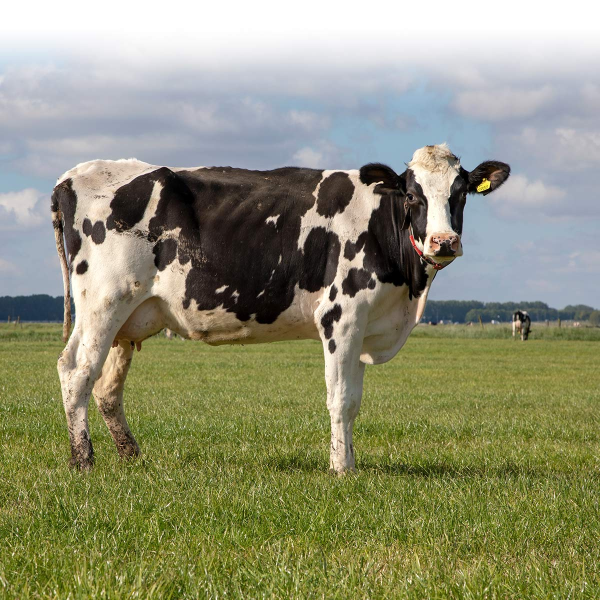
#> input picture data/bg.jpg, 1200 x 1200 px (shown at 1/2 size)
$ jupyter execute --allow-errors hog.ipynb
#> lines starting #> are read from the running program, lines starting #| are printed output that depends on the picture
# Object Detection using Histogram of Oriented Gradients (HOG) and Template Matching with Multi-scale Sliding Window

## Initializations

[cell 1]
# Importing the required libraries
import cv2 as cv

# Visualization purposes
import matplotlib.pyplot as plt

# Only for arctan and degrees
import math

[cell 2]
# Reading the image
img = cv.imread('./data/transparent.jpg')
#> (the rest of this cell did not finish here and is left out)

[cell 3]
# Converting the image to grayscale from scratch
def rgb2gray(img):
    return 0.2989*img[:,:,0] + 0.5870*img[:,:,1] + 0.1140*img[:,:,2]

#> (a cell that did not finish here is left out)

[cell 5]
PI = 3.14159265358979323846

def gaussian_blur(input_img, kernel_size, sigma):
    # Create kernel
#> called with kernel_size = 9, sigma = 2
    kernel = [[0 for i in range(kernel_size)] for j in range(kernel_size)]
    for i in range(kernel_size):
        for j in range(kernel_size):
            kernel[i][j] = 1/(2*PI*sigma**2)*math.exp(-((i-kernel_size//2)**2+(j-kernel_size//2)**2)/(2*sigma**2))

    output = input_img.copy()
    # # Padding the image with 0s according to kernel size
    padding = [[0 for i in range(input_img.shape[1]+kernel_size-1)] for j in range(input_img.shape[0]+kernel_size-1)]

    for i in range(len(input_img)):
        for j in range(len(input_img[i])):
            padding[i+1][j+1] = input_img[i][j]

    for i in range(len(input_img)):
        for j in range(len(input_img[i])):
            for k in range(len(kernel)):
                for l in range(len(kernel[k])):
                    output[i][j] = int(output[i][j] + kernel[k][l]*padding[i+k][j+l])

    return  output

#> (a cell that did not finish here is left out)

[cell 7]
# Resizing the image
def resize(img, height, width):
    img2 = img.copy()[0:height,0:width,]

    mody = math.floor(img.shape[0] / height)
    modx = math.floor(img.shape[1] / width)

    # Mod
    y = 0
    x = 0

    for i in range(img.shape[0]):
        if (i % mody == 0):
            for j in range(img.shape[1]):
                if (j % modx == 0 and y<height and x<width):
                    img2[y][x] = img[i][j]
                    x += 1
            x = 0
            y += 1

    return img2

#> (a cell that did not finish here is left out)

#> (a cell that did not finish here is left out)

#> (a cell that did not finish here is left out)

## Histogram of Oriented Gradients (HOG)

### Gradient Calculation

[cell 11]
# Square root function
def sqrt(x):
    return x**(1/2)

[cell 12]
# Angle function
def angle(x, y):
    # Handling the case when x is 0
    if x == 0:
        return math.degrees(0.0)
    return math.degrees(abs(math.atan2(x, y)))

[cell 13]
# Compute magnitude and orientation of gradients
def compute_gradient(img):
    magnitude = []
    orientation = []

    for i in range(1, len(img)-1):
        magnitude_row = []
        orientation_row = []
        for j in range(1, len(img[i])-1):
            # Gradient in x-direction
            gx = img[i+1][j] - img[i-1][j]
            # Gradient in y-direction
            gy = img[i][j+1] - img[i][j-1]
            magnitude_row.append(sqrt(gx**2 + gy**2))
            orientation_row.append(angle(gx, gy))
        magnitude.append(magnitude_row)
        orientation.append(orientation_row)

    return magnitude, orientation

#> (a cell that did not finish here is left out)

### Orientation Binning

[cell 15]
# Computing the histogram
def compute_histogram(orientation, magnitude, cell_size):
    histogram = []
    for i in range(0, len(orientation), cell_size):
        histogram_row = []
        for j in range(0, len(orientation[i]), cell_size):
            histogram_cell = [0]*9
            for k in range(i, i+cell_size):
                if k >= len(orientation):
                    continue
                for l in range(j, j+cell_size):
                    if l >= len(orientation[k]):
                        continue
                    # print(k, l)
                    if orientation[k][l] >= 0 and orientation[k][l] < 20:
                        histogram_cell[0] += magnitude[k][l]
                    elif orientation[k][l] >= 20 and orientation[k][l] < 40:
                        histogram_cell[1] += magnitude[k][l]
                    elif orientation[k][l] >= 40 and orientation[k][l] < 60:
                        histogram_cell[2] += magnitude[k][l]
                    elif orientation[k][l] >= 60 and orientation[k][l] < 80:
                        histogram_cell[3] += magnitude[k][l]
                    elif orientation[k][l] >= 80 and orientation[k][l] < 100:
                        histogram_cell[4] += magnitude[k][l]
                    elif orientation[k][l] >= 100 and orientation[k][l] < 120:
                        histogram_cell[5] += magnitude[k][l]
                    elif orientation[k][l] >= 120 and orientation[k][l] < 140:
                        histogram_cell[6] += magnitude[k][l]
                    elif orientation[k][l] >= 140 and orientation[k][l] < 160:
                        histogram_cell[7] += magnitude[k][l]
                    elif orientation[k][l] >= 160 and orientation[k][l] < 180:
                        histogram_cell[8] += magnitude[k][l]
            histogram_row.append(histogram_cell)
        histogram.append(histogram_row)
    return histogram

#> (a cell that did not finish here is left out)

#> (a cell that did not finish here is left out)

### HOG Feature Vector

[cell 18]
epsilon = 1e-05

def hog_feature_vector(histogram):
    feature_vectors = []
    for i in range(0, len(histogram) - 1, 1):
        temp = []
        for j in range(0, len(histogram[0]) - 1, 1):
            values = [[histogram[i][x] for x in range(j, j+2)] for i in range(i, i+2)]
            final_vector = []
            for k in values:
                for l in k:
                    for m in l:
                        final_vector.append(m)
            k = round(sqrt(sum([pow(x, 2) for x in final_vector])), 9)
            final_vector = [round(x/(k + epsilon), 9) for x in final_vector]
            temp.append(final_vector)
        feature_vectors.append(temp)
    return feature_vectors

#> (a cell that did not finish here is left out)

#> (a cell that did not finish here is left out)

## Extracting HOG Features from Images

[cell 21]
# Simplified HOG feature extraction
def hog_feature_extraction(img):
    img = rgb2gray(img)
    img = gaussian_blur(img, 9, 2)
    img = resize(img, 128, 64)
    magnitude, orientation = compute_gradient(img)
    histogram = compute_histogram(orientation, magnitude, 8)
    feature_vectors = hog_feature_vector(histogram)
    return feature_vectors

## Testing the HOG Feature Vector on a Sample Image

[cell 22]
original_input = cv.imread('./data/bg.jpg')
#> original_input is the input picture: shape (1200, 1200, 3); mean B, G, R 117.8, 145.7, 144.6

plt.imshow(original_input[:,:,::-1])
plt.show()

[cell 23]
# Rotate the image 180 degrees (only for this testing purpose)
def rotate180(img):
    img2 = img.copy()

    # Rotating the image on vertical axis
    for i in range(len(img)):
        for j in range(len(img[i])):
            img2[i][len(img[i])-j-1] = img[i][j]
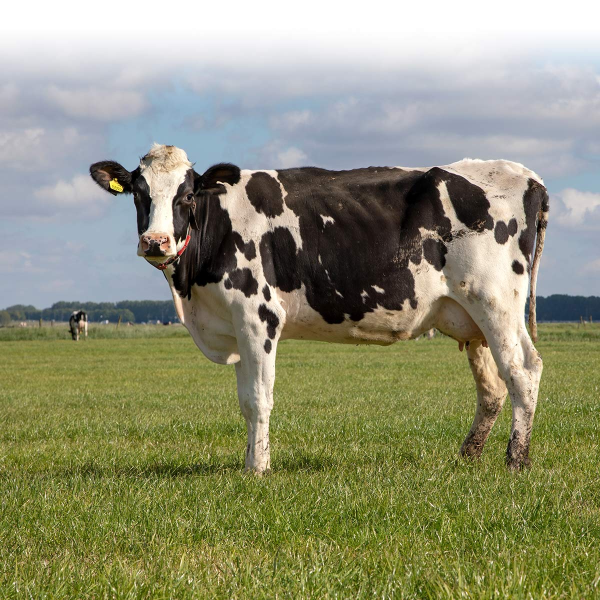
#> img2: shape (1200, 1200, 3) (shown at 1/2 size); mean B, G, R 117.8, 145.7, 144.6

    return img2

[cell 24]
# In order to match the feature vector
original_input = rotate180(original_input)
img_input = original_input.copy()

plt.imshow(img_input[:,:,::-1])
plt.show()

### Multi-Scale Detection

[cell 25]
import imutils

# Defining the pyramid
def pyramid(image, scale=1.5, minSize=(30, 30)):
    yield image

    while True:
        w = int(image.shape[1] / scale)
        image = imutils.resize(image, width=w)

        if len(image) < minSize[1] or len(image[0]) < minSize[0]:
            break

        yield image

[cell 26]
# Defining the sliding window
def sliding_window(image, stepSize, windowSize):
    for y in range(0, len(image), stepSize):
        for x in range(0, len(image[y]), stepSize):
            yield (x, y, image[y:y + windowSize[1], x:x + windowSize[0]])

[cell 27]
# Defining logical AND operation
def logical_and(a, b):
    for i in range(len(a)):
        for j in range(len(a[i])):
            a[i][j] = a[i][j] & b[i][j]
    return a

# Defining logical OR operation
def logical_or(a, b):
    for i in range(len(a)):
        for j in range(len(a[i])):
            a[i][j] = a[i][j] | b[i][j]
    return a

[cell 28]
# Defining IOU function
def get_iou(a, b):
    intersection = logical_and(a, b)
    union = logical_or(a, b)

    sum_intersection = 0
    for i in range(len(intersection)):
        for j in range(len(intersection[i])):
            if intersection[i][j][0] == 255 and intersection[i][j][1] == 255 and intersection[i][j][2] == 255:
                sum_intersection += 1

    sum_union = 0
    for i in range(len(union)):
        for j in range(len(union[i])):
            if union[i][j][0] == 255 and union[i][j][1] == 255 and union[i][j][2] == 255:
                sum_union += 1

    if sum_union == 0 or sum_intersection == 0:
        return 0

    iou = sum_intersection / sum_union

    return iou

[cell 29]
# Defining the sliding window size and step size
windowSize = (720, 720)
stepSize = 16
window_matches = []
last_window = None
ratios = []

# Looping over the sliding window for each layer of the pyramid
#> (the rest of this cell did not finish here and is left out)

## Analyze the matched windows

[cell 30]
window_matches

[cell 31]
ratios
#> Out = [1]
